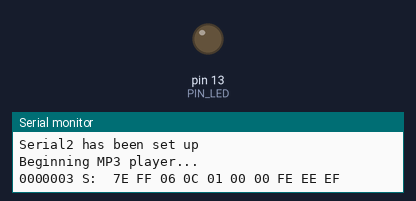
Simulated run of this sketch. Board: Arduino Mega 2560, built with avr-gcc and run on an emulated ATmega2560. Shown: output pins drawn as LEDs (lit = HIGH), the last lines printed to the serial monitor.

Above: at 0.1 s.
At 6.2 s:
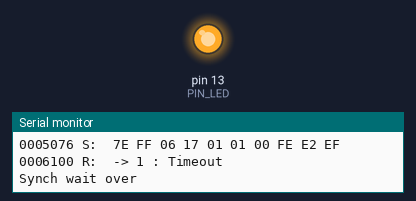
Timing chart, 0 to 7.7 s (numbered marks = the images above):
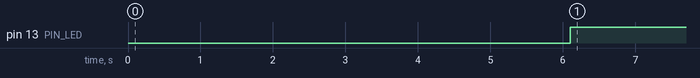

Measured:
- by itself, pin 13 (PIN_LED): LOW → HIGH at 6.1 s

The sketch:

mp3_test_cleanedup.ino
```cpp
/*
 * Modified from MD_YX5300 Simple Player example code.
 * by: Shanel (S) Wu
 *
 * Library dependencies:
 *  - MD_YX5300
 *  - no other dependencies, due to modifications
 *
 * MP3 "player" has the following functions:
 *  - Start/pause track playback with switch (press)
 *  - Run state shown using LED indicator
 *
 * All tracks need to be placed in folder PLAY_FOLDER (defined below)
 * on a micro SD card formatted with FAT32 file system.
 */

#include "MD_YX5300.h"

// Connections for hardware serial interface to the YX5300 module
// use ESP pins 17 and 16 for RX/TX2
//const uint8_t HARDWARE_RX = 16;      // connect to TX of MP3 Player module
//const uint8_t HARDWARE_TX = 17;      // connect to RX of MP3 Player module

#define Console Serial      // aliasing serial communication w/ IDE
#define MP3Stream Serial2   // aliasing serial communication w/ module

// ESP pins config
const uint8_t PIN_LED = LED_BUILTIN;  // LED to show status
const uint8_t PIN_SWITCH = 33;        // play/pause toggle digital pin, active low (PULLUP)

const uint8_t PLAY_FOLDER = 1;        // tracks are all placed in the folder named '00'

// Debug switch for debugging output - set to non-zero to enable
#define DEBUG 1

#ifdef DEBUG
#define PRINT(s,v)    { Console.print(F(s)); Console.print(v); }
#define PRINTX(s,v)   { Console.print(F(s)); Console.print(v, HEX); }
#define PRINTS(s)     { Console.print(F(s)); }
#else
#define PRINT(s,v)
#define PRINTX(s,v)
#define PRINTS(s)
#endif

// global variables
MD_YX5300 mp3(MP3Stream);

// system state
bool playerPause = true;  // true if player is currently paused
uint8_t vol;              // current audio volume

void setup() {
#if DEBUG
  Console.begin(57600);
#endif
  PRINTS("\n[MD_YX5300 Silly Simple Player]\n");

  // set the hardware pins
  pinMode(PIN_LED, OUTPUT);
  pinMode(PIN_SWITCH, INPUT_PULLUP);

  setStatusLED();   // LED should start off, because player starts paused

  // initialize global libraries
  MP3Stream.begin(MD_YX5300::SERIAL_BPS);

  if (!MP3Stream) { // If the object did not initialize, then its configuration is invalid
    PRINTS("Invalid serial pin configuration, check config");
    while (1) { // Don't continue with invalid configuration
      delay (1000);
    }
  } else {
    PRINTS("Serial2 has been set up");
  }

  // send handshake to MP3 player
  PRINTS("\nBeginning MP3 player...");
  mp3.begin();
  PRINT("\nStatus code: ", mp3.getStsCode());

  mp3.setSynchronous(true);

  vol = mp3.volumeMax(); // max seems to be 30, and higher values does not affect it
  PRINT("\nSetting volume to max: ", vol);
  bool b = mp3.volume(vol);
  PRINT(" result ", b);

  mp3.playFolderRepeat(PLAY_FOLDER); // this WILL start playing music
  playerPause = false;
}

void loop() {
  mp3.check();        // run the mp3 receiver
  setStatusLED();     // set the status LED to current status
}

void setStatusLED(void) {
// set the status led - on for running, off for paused
  if (playerPause)
    digitalWrite(PIN_LED, LOW);
  else
    digitalWrite(PIN_LED, HIGH);
}
```

MD_YX5300.cpp
```cpp
// (licence header left out)
#include "MD_YX5300.h"

/**
 * \file
 * \brief Implements class methods
 */

#define ARRAY_SIZE(a) (sizeof(a)/sizeof(a[0]))  ///< Generic array element count macro

#define LIBDEBUG  1   ///< Set to 1 to enable Debug statement in the library

#if LIBDEBUG
#define DBGStream Serial

#define PRINT(s, v)   do { DBGStream.print(F(s)); DBGStream.print(v); } while (false);      ///< Print a string followed by a value (decimal)
#define PRINTX(s, v)  do { DBGStream.print(F(s)); DBGStream.print(v, HEX); } while (false); ///< Print a string followed by a value (hex)
#define PRINTS(s)     do { DBGStream.print(F(s)); } while (false);                          ///< Print a string
#else
#define PRINT(s, v)   ///< Print a string followed by a value (decimal)
#define PRINTX(s, v)  ///< Print a string followed by a value (hex)
#define PRINTS(s)     ///< Print a string
#endif

void MD_YX5300::begin(void)
{
  uint32_t time = _timeout;

  _timeout = 2000;  // initialization timeout needs to be a long one
  reset();          // long timeout on this message
  _timeout = time;  // put back saved value

  // set the TF card system.
  // The synchronous call will return when the command is accepted
  // then it will be followed by an initialization message saying TF card is inserted.
  // Doc says this should be 200ms, so we set a timeout for 1000ms.
  device(CMD_OPT_DEV_TF); // set the TF card file system
  time = millis();
  while (!check())
  {
    if (millis() - time >= 1000) break;
  }
}

bool MD_YX5300::check(void)
// returns true when received full message or timeout
{
  uint8_t c = '\0';

  // check for timeout if waiting response
  if (_waitResponse && (millis() - _timeSent >= _timeout))
  {
    processResponse(true);
    return(true);
  }

  // check if any characters available
  if (!_Out.available())
    return(false);

  // process all the characters waiting
  do
  {
    c = _Out.read();

    if (c == PKT_SOM) _bufIdx = 0;      // start of message - reset the index

    _bufRx[_bufIdx++] = c;

    if (_bufIdx >= ARRAY_SIZE(_bufRx))  // keep index within array memory bounds
      _bufIdx = ARRAY_SIZE(_bufRx) - 1;
  } while (_Out.available() && c != PKT_EOM);

  // check if we have a whole message to
  // process and do something with it here!
  if (c == PKT_EOM)
  {
    processResponse();
  }

  return(c == PKT_EOM);   // we have just processed a response
}

int16_t MD_YX5300::checksum(uint8_t *data, uint8_t len)
{
  int16_t sum = 0;

  for (uint8_t i = 0; i < len; i++)
    sum += data[i];

  return(-sum);
}

bool MD_YX5300::sendRqst(cmdSet_t cmd, uint8_t data1, uint8_t data2)
// returns true if the response status is ready for processing
{
  static uint8_t msg[] =
  {
    PKT_SOM,      // 0: Start
    PKT_VER,      // 1: Version
    PKT_LEN,      // 2: Length
    CMD_NUL,      // 3: Command
    PKT_FB_ON,    // 4: Feedback
    PKT_DATA_NUL, // 5: Data Hi
    PKT_DATA_NUL, // 6: Data Lo
#if USE_CHECKSUM
    PKT_DATA_NUL, // [7]: Checksum Hi (optional)
    PKT_DATA_NUL, // [8]: Checksum Lo (optional)
#endif
    PKT_EOM       // 7, [9]: End
  };

  msg[3] = cmd;
  msg[5] = data1;
  msg[6] = data2;

#if USE_CHECKSUM
  int16_t chk = checksum(&msg[1], msg[2]);

  msg[7] = (uint8_t)(chk >> 8);
  msg[8] = (uint8_t)(chk & 0x00ff);
#endif

  _Out.write(msg, ARRAY_SIZE(msg));

#if LIBDEBUG
  dumpMessage(msg, ARRAY_SIZE(msg), "S");
#endif
  // according to the documentation, the device takes about
  // 20ms to process the message, so we should delay to
  // avoid overloading the device.
  delay(20);
  _timeSent = millis();
  _status.code = STS_OK;
  _waitResponse = true;

  // if synchronous mode enabled, wait for a
  // response message to be processed
  if (_synch)
  {
    do {} while (!check());
    PRINTS("\nSynch wait over");
    return(true);
  }

  return(false);
}

void MD_YX5300::processResponse(bool bTimeout)
{
#if LIBDEBUG
  dumpMessage(_bufRx, _bufIdx, "R");
#endif
  _waitResponse = false;    // definitely no longer waiting

#if USE_CHECKSUM
  int16_t chk = checksum(&_bufRx[1], _bufRx[2]);
  int16_t chkRcv = ((int16_t)_bufRx[7] << 8) + _bufRx[8];
#endif

  // initialize to most probable message outcome
  _status.code = (status_t)_bufRx[3];
  _status.data = ((uint16_t)_bufRx[5] << 8) | _bufRx[6];

  // now override with message packet errors, if any
  if (bTimeout)
    _status.code = STS_TIMEOUT;
  else if (_bufRx[1] != PKT_VER)
    _status.code = STS_VERSION;
#if USE_CHECKSUM
  else if (chk != chkRcv)
    _status.code = STS_CHECKSUM;
#endif

  PRINTX(" -> ", _status.code);
  PRINTS(" : ");

  // allocate the return code & print debug message
  switch (_status.code)
  {
  case STS_OK:         PRINTS("OK");          break;
  case STS_TIMEOUT:    PRINTS("Timeout");     break;
  case STS_VERSION:    PRINTS("Ver error");   break;
#if USE_CHECKSUM
  case STS_CHECKSUM:   PRINT("Chk error calc=", chk); PRINT(" rcv=", chkRcv); break;
#endif
  case STS_TF_INSERT:  PRINTS("TF inserted"); break;
  case STS_TF_REMOVE:  PRINTS("TF removed");  break;
  case STS_ACK_OK:     PRINTS("Ack OK");      break;
  case STS_ERR_FILE:   PRINT("File Error ", _status.data);   break;
  case STS_INIT:       PRINTX("Init 0x", _status.data);      break;
  case STS_FILE_END:   PRINT("Ended track ", _status.data);  break;
  case STS_STATUS:     PRINTX("Status 0x", _status.data);      break;
  case STS_EQUALIZER:  PRINT("Equalizer ", _status.data);    break;
  case STS_VOLUME:     PRINT("Vol ", _status.data);          break;
  case STS_TOT_FILES:  PRINT("Tot files ", _status.data);    break;
  case STS_PLAYING:    PRINT("Playing File ", _status.data); break;
  case STS_FLDR_FILES: PRINT("Folder files ", _status.data); break;
  case STS_TOT_FLDR:   PRINT("Tot folder: ", _status.data);  break;
  default:             PRINTS("Unknown Status Code");        break;
  }

  // finally, call the callback if there is one
  if (_cbStatus != nullptr)
    _cbStatus(&_status);
}

char MD_YX5300::itoh(uint8_t i)
{
  if (i < 10) return(i + '0');
  else return(i - 10 + 'A');
}

void MD_YX5300::dumpMessage(uint8_t *msg, uint8_t len, char *psz)
{
  char sz[3];
  uint32_t maxMillis = 1000000L;
  uint32_t time = millis();

  PRINTS("\n");
  // print the timestamp
  while (maxMillis > time && maxMillis > 0)   //do leading zeros
  {
    PRINTS("0");
    maxMillis /= 10;
  }
  PRINT("", millis());      // now the time

  // now the rest of dump message
  PRINT(" ", psz); PRINTS(": ");
  sz[2] = '\0';
  for (uint8_t i=0; i<len; i++, msg++)
  {
    sz[0] = itoh((*msg & 0xf0) >> 4);
    sz[1] = itoh(*msg & 0x0f);
    PRINT(" ", sz);
  }
}
```

Source omitted: MD_YX5300.h (44875 bytes)
